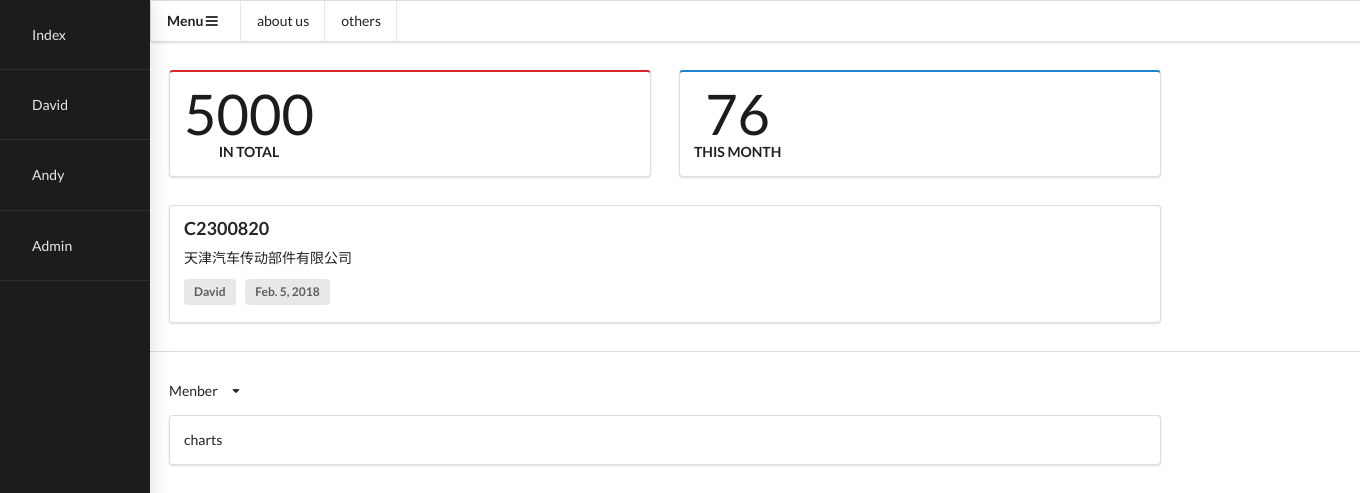
The page /default/ on the database as committed earlier.
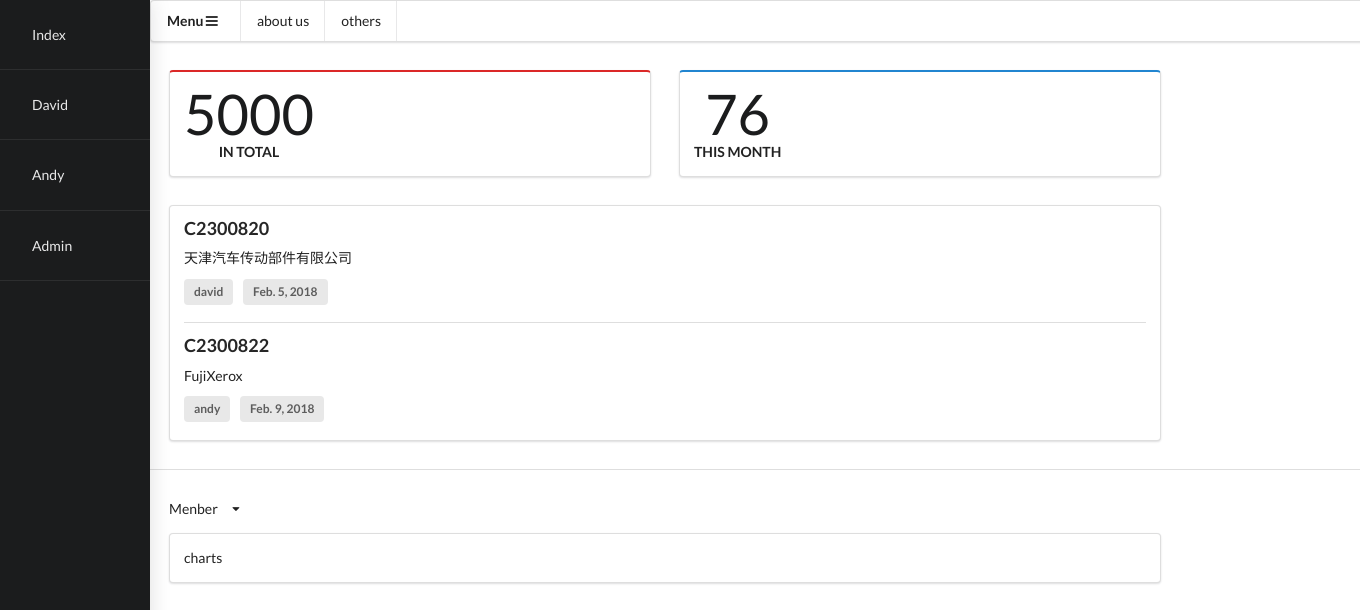
The same page on the database as committed later.
### webapp/models.py (models this page shows, shortened)
class Caselog(models.Model):
    caseid = models.CharField(null=True, blank=True,max_length=200)
    orgnization = models.CharField(null=True, blank=True,max_length=200)
    problem = models.CharField(null=True, blank=True,max_length=200)
    solution = models.TextField(null=True, blank=True)
    MEMBER = (
        ('david','David'),
        ('andy','Andy'),
    )
    handleby = models.CharField(null=True, blank=True, max_length=5, choices=MEMBER)
    date = models.DateField(null=True)

### webapp/views.py (the view)
# urls.py: url(r'^default/', default, name='default'),
def default(request):
    print('==='*30)
    print(request)
    print('==='*30)
    print(dir(request))
    print('==='*30)
    print(type(request))
    print('==='*30)
    queryset = request.GET.get('handleby')
    print(queryset)
    if queryset:
        caselog_list = Caselog.objects.filter(handleby=queryset)
    else:
        caselog_list = Caselog.objects.all()
    context = {
        'Caselog': caselog_list
    }
    return render(request, 'default.html', context)

### webapp/templates/default.html (shortened to what this page needs)
<!DOCTYPE html>
{% load static %}
<html>
  <head>
    <link rel="stylesheet" href="{% static 'css/semantic.css' %}">
  </head>
  <body>
    <div class="ui thin visible left sidebar inverted vertical menu" id="sidebar">
      <div class="item">
        <a class="item" href="/default">Index</a>
      </div>
      <div class="item">
        <a class="item" href="?handleby=david">David</a>
      </div>
      <div class="item">
        <a class="item" href="?handleby=andy">Andy</a>
      </div>
      <div class="item">
        <a class="item" href="/admin">Admin</a>
      </div>
    </div>
    <div class="pusher">
      <div class="ui menu">
        <div class="header item" id="menu">
          Menu
          <i class="content icon"></i>
        </div>
        <div class="item">about us</div>
        <div class="item">others</div>
      </div>
      <div class="ui equal width grid" style="width:75%;margin:5px 5px 5px 5px;">
        <div class="row">
          <div class="column">
            <div class="ui red segment">
              <div class="ui statistic">
                <div class="value">
                  5000
                </div>
                <div class="label">
                  in total
                </div>
              </div>
            </div>
          </div>
          <div class="column">
            <div class="ui blue segment">
              <div class="ui statistic">
                <div class="value">
                  76
                </div>
                <div class="label">
                  this month
                </div>
              </div>
            </div>
          </div>
        </div>
        <div class="row">
          <div class="column">
            <div class="ui segment">
              <div class="ui divided items">
                {% for item in Caselog %}
                  <div class="item">
                  <div class="content">
                    <div class="header">
                      {{ item.caseid }}
                    </div>
                    <div class="description">
                      {{ item.orgnization }}
                    </div>
                    <div class="extra">
                      <div class="ui label">
                        {{ item.handleby }}
                      </div>
                      <div class="ui label">
                        {{ item.date }}
                      </div>
                    </div>
                  </div>
                </div>
                {% endfor %}
              </div>
            </div>
          </div>
        </div>
      </div>
      <div class="ui divider"> </div>
      <div class="ui equal width grid" style="width:75%;margin:5px 5px 5px 5px;">
        <div class="row">
          <div class="column">
            <div class="ui simple dropdown item">
              Menber
              <i class="dropdown icon"></i>
            </div>
            <div class="ui container segment">
              <div class="container" id="chart1">
                charts
              </div>
            </div>
          </div>
        </div>
      </div>
    </div>
  </body>
</html>

Rows that differ between the two databases and show on the page:
changed Caselog "天津汽车传动部件有限公司": handleby "David" → "david"
added Caselog: caseid "C2300822", orgnization "FujiXerox", handleby "andy", date "Feb. 9, 2018"
